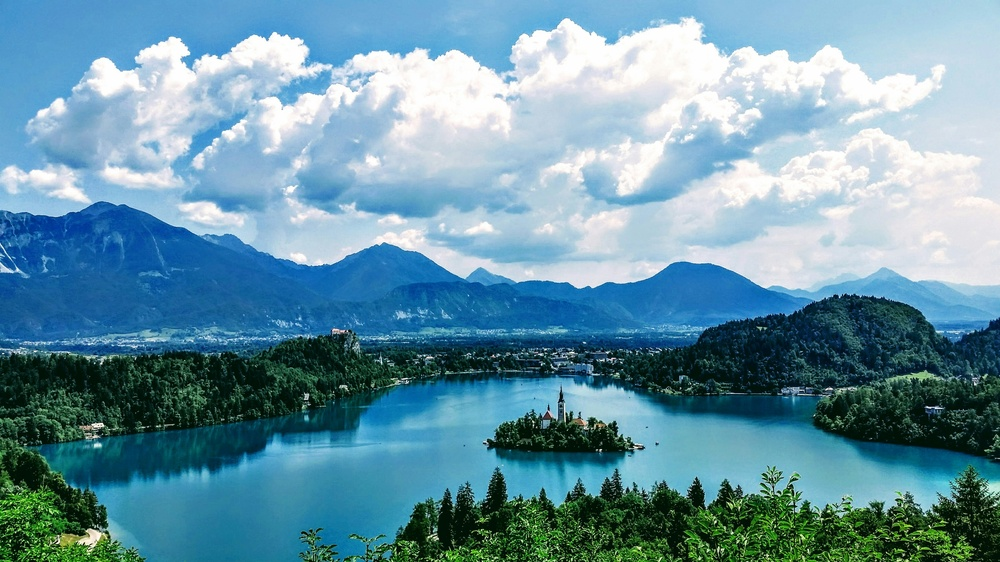
#> input picture Assignment_01/sample.jpg, 1000 x 562 px, shrunk from 3264 x 1836 before the run
$ python source.py
#> lines starting #> are read from the running program, lines starting #| are printed output that depends on the picture
# Q.Convert the image to grayscale using the opencv.

import cv2

# read the image using cv2
image = cv2.imread('sample.jpg')
#> image is the input picture: shape (562, 1000, 3); mean B, G, R 165, 148.1, 103.9
# check if any error while loading the image.
if image is None:
    print("Error: Image does not found.")
    exit()

# Display original image
cv2.imshow('Original Image', image)
cv2.waitKey(0)

# Convert to grayscale
gray_image = cv2.cvtColor(image, cv2.COLOR_BGR2GRAY)
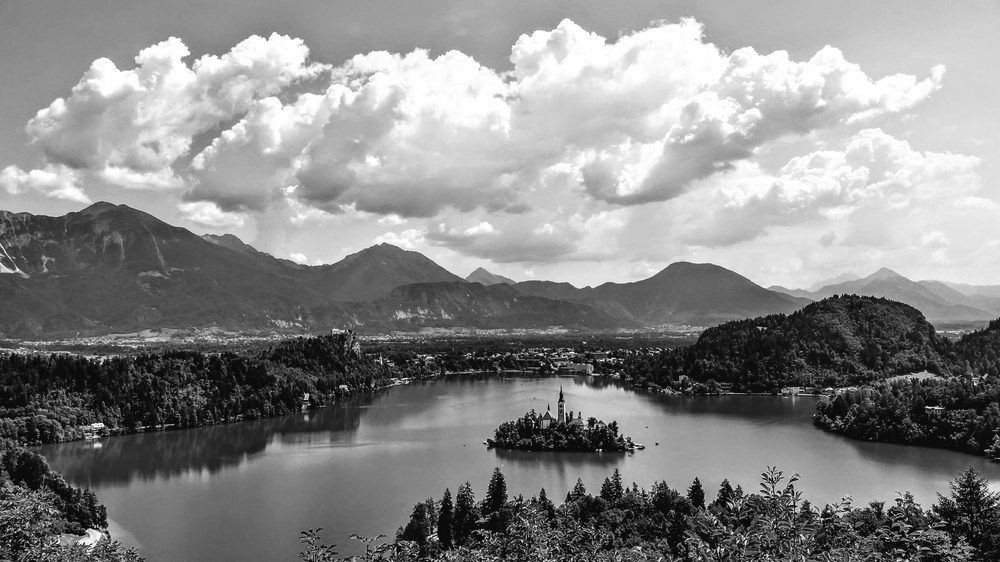
#> gray_image: shape (562, 1000); min 2, max 255, mean 136.8

# Display modified image
cv2.imshow('Grayscale Image', gray_image)
cv2.waitKey(0)
cv2.destroyAllWindows()

# Save the modified image
cv2.imwrite('converted_image.jpg', gray_image)
